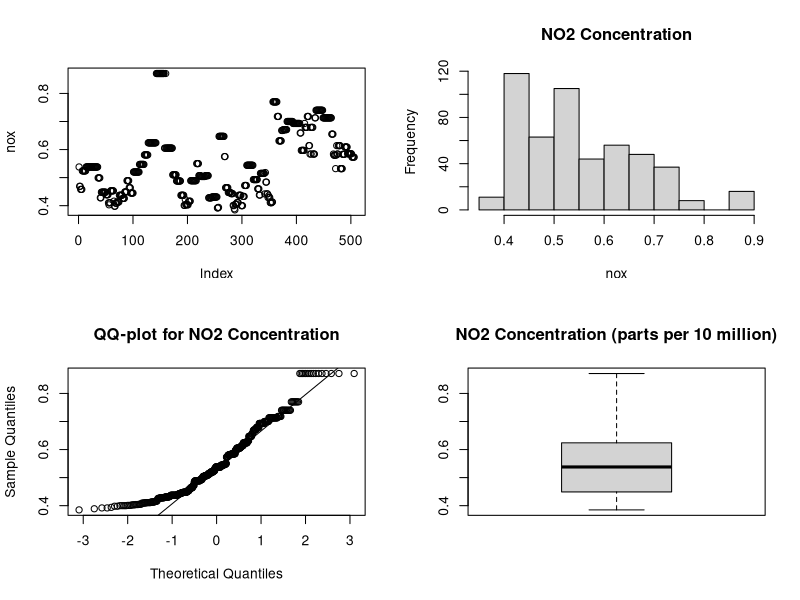
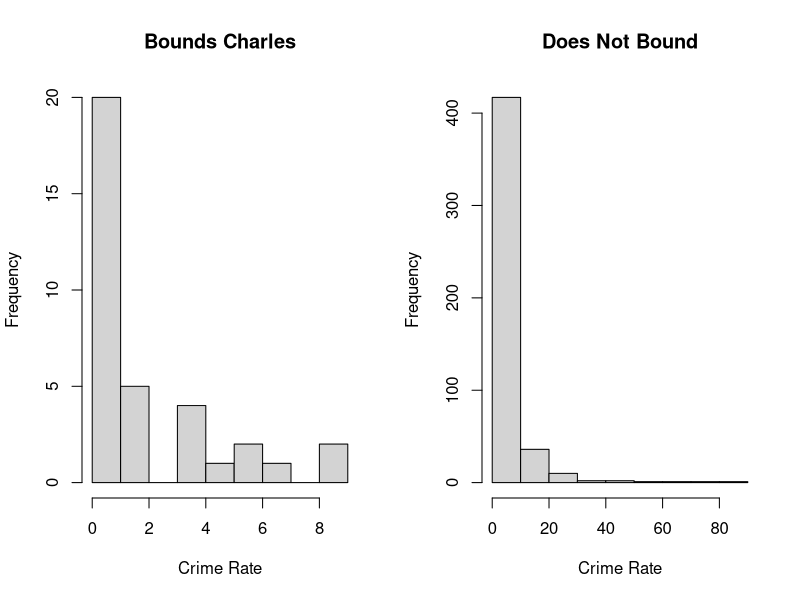
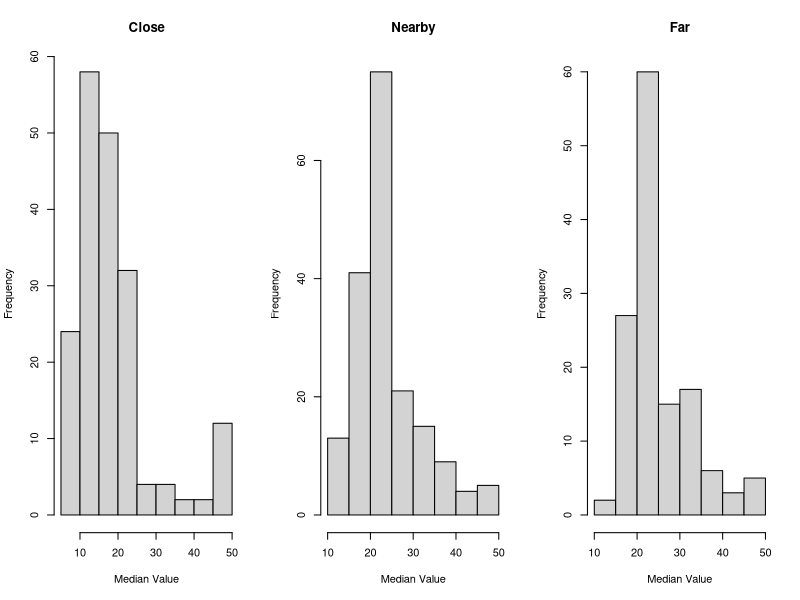
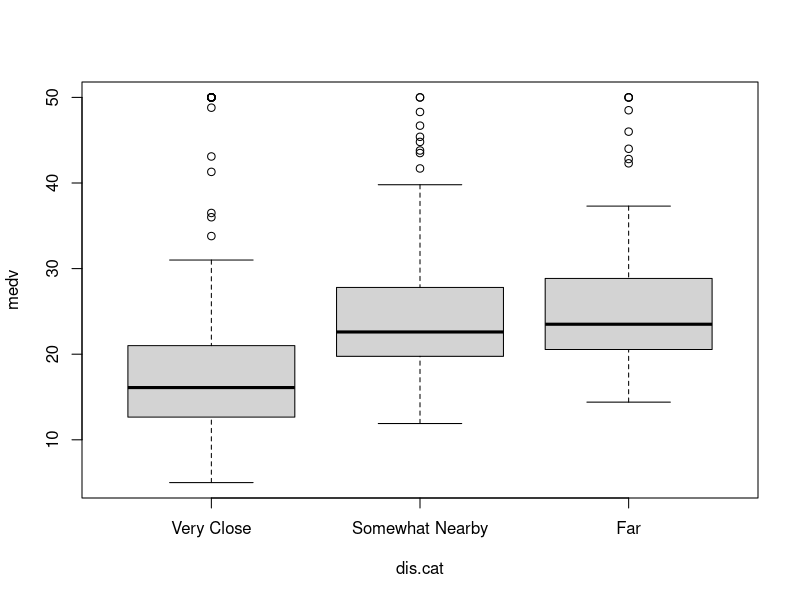
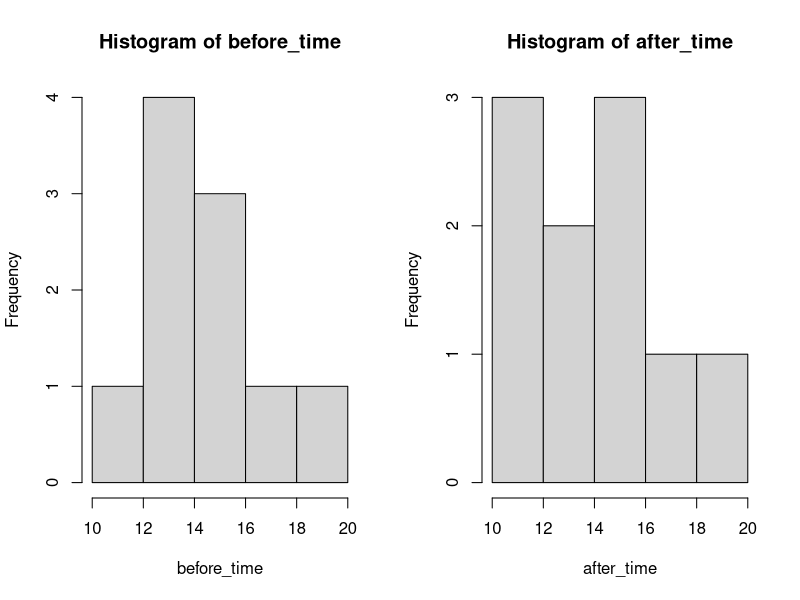

The R source for these figures, in order:
#Homework 4
#Due February 22, 2016

library(MASS)
attach(Boston)

# 1.	Conduct the appropriate test (depending on whether or 
# not the assumptions are met) to see if the average nitrogen 
# oxide is equal to 0.5.
#nox = nitrogen oxide concentration (parts per 10 million)

#First, I'm going to take a look at the data
summary(nox)

#Summary statistics did not tell me much.
#Now generating residual plots.
par(mfrow=c(2,2))
plot(nox)
hist(nox, main= "NO2 Concentration")
qqnorm(nox, main = "QQ-plot for NO2 Concentration")
qqline(nox)
boxplot(nox, main="NO2 Concentration (parts per 10 million)")
dev.off()

#Performing a Shapiro test of normality to confirm that data do not
#form a normal distribution:
shapiro.test(nox)

#t-test assumption of normality is not met. Using Wilcoxon signed rank 
# test instead to test if the average nitrogen oxide is equal to 0.5

wilcox.test(nox, mu=0.5)


 
# 2.	 Conduct the appropriate test (depending on whether or not the 
# assumptions are met) to see if the crime rate is the same for houses 
# in which the tract bounds the Charles River versus houses which do not.
#chas = Charles River dummy variable (1 if tract bounds river, 0 otherwise)
#crim = Per capita crime rate by town

#to check for normal distribution, first check a pair of histograms
par(mfrow=c(1,2))
hist(crim[which(chas=="1")],main="Bounds Charles",xlab="Crime Rate")
hist(crim[which(chas=="0")],main="Does Not Bound",xlab="Crime Rate")

#to check assumption of equal variance
var.test(crim~chas)

#Since assumptions not met, must use Wilcoxon nonparametric Rank Sum Test 
#to compare Medians
wilcox.test(crim~chas)
#Fail to reject H0 that means are the same.

#just for funsies running the t-test despite violating assumptions. Still fail to reject.
t.test(crim~chas,var=T)

# Two Sample t-test
# 
# data:  crim by chas
# t = 1.2567, df = 504, p-value = 0.2094
# alternative hypothesis: true difference in means is not equal to 0
# 95 percent confidence interval:
#   -1.066261  4.851815
# sample estimates:
#   mean in group 0 mean in group 1 
# 3.744447        1.851670 



# 3.	a) Create a new variable dis.cat that reflects the distance of the 
# house from the 5 Boston employment centers as follows:
#   “very close” if the weighted mean of distances (dis) 
#     is less than 2.5 miles away
#   “somewhat nearby” if the weighted mean of distances (dis) 
#     is greater than or equal to 2.5 miles away but less than 5 miles away
#   “far” if the weighted mean of distances (dis) 
#     is greater than or equal to 5 miles way

#dis = weighted mean fo distances to five Boston employment centers

dis.label <- c("Very Close", "Somewhat Nearby", "Far")
dis.break <- c(0,2.5,5,100)
dis.cat   <- cut(dis, breaks=dis.break, labels = dis.label)

table(dis.cat)

#running data a different way to verify output
dis.cat.check <- ifelse(dis<2.5,"Very Close",
                        ifelse(dis<5,"Somewhat Nearby",
                               "Far"))

# b) Conduct the appropriate test (depending on whether or not the 
# assumptions are met) to see if the value of owner-occupied homes 
# ($1000s) is the same for each category of distance (“dis.cat”).

#medv = median value of owner-occupied homes in $1000s

#checking to make sure data structure is Factor
str(dis.cat)

#to test normality
shapiro.test(medv[which(dis.cat=="Very Close")])
shapiro.test(medv[which(dis.cat=="Somewhat Nearby")])
shapiro.test(medv[which(dis.cat=="Far")])
#all reject H0

par(mfrow=c(1,3))
hist(medv[which(dis.cat=="Very Close")],main="Close",xlab="Median Value")
hist(medv[which(dis.cat=="Somewhat Nearby")],main="Nearby",xlab="Median Value")
hist(medv[which(dis.cat=="Far")],main="Far",xlab="Median Value")



#to check for equal variance across dis factors
bartlett.test(medv~dis.cat)

#Bartlett test indicates unequal variances.  Running boxplot to look.
dev.off()
boxplot(medv~dis.cat)


#Assumptions of ANOVA are not met, must use 
#nonparametric test, Kruskal-Wallis
kruskal.test(medv~dis.cat)

#If we had run ANOVA anyways
dis.anova <- aov(medv~dis.cat)
summary(dis.anova)
#still rejected, but at lower confidence.

# A school athletics program has taken a new instructor 
# who has developed a new type of training program for 
# the 100 meter dash.  The new instructor wants to test 
# the effectiveness of the new training program by comparing 
# the average times of 10 runners in the 100 meters.  Below 
# are the 100 meter dash times in seconds before and after 
# the implementation of the new training program for each athlete.
# 
# Before training: 12.9, 13.5, 12.8, 15.6, 17.2, 19.2, 12.6, 15.3, 14.4, 11.3
# After training: 12.7, 13.6, 12.0, 15.2, 16.8, 20.0, 12.0, 15.9, 16.0, 11.1
# 
# 1.	Conduct the appropriate test (based on whether or not the 
# assumptions are met) to determine if the new training program 
# made a difference in running times for the 100 meters race.

detach(Boston)

before_time<-c(12.9, 13.5, 12.8, 15.6, 17.2, 19.2, 12.6, 15.3, 14.4, 11.3)
after_time<-c(12.7, 13.6, 12.0, 15.2, 16.8, 20.0, 12.0, 15.9, 16.0, 11.1)

summary(before_time)
summary(after_time)

par(mfrow=c(1,2))
hist(before_time)
hist(after_time)

shapiro.test(before_time)
shapiro.test(after_time)
#distributions found to be normal

var.test(before_time,after_time)
#variances found to be equal

#Using var.equal=T parameter, although it made no difference
t.test(before_time,after_time,var.equal=T,paired=TRUE)
#fail to reject H0







